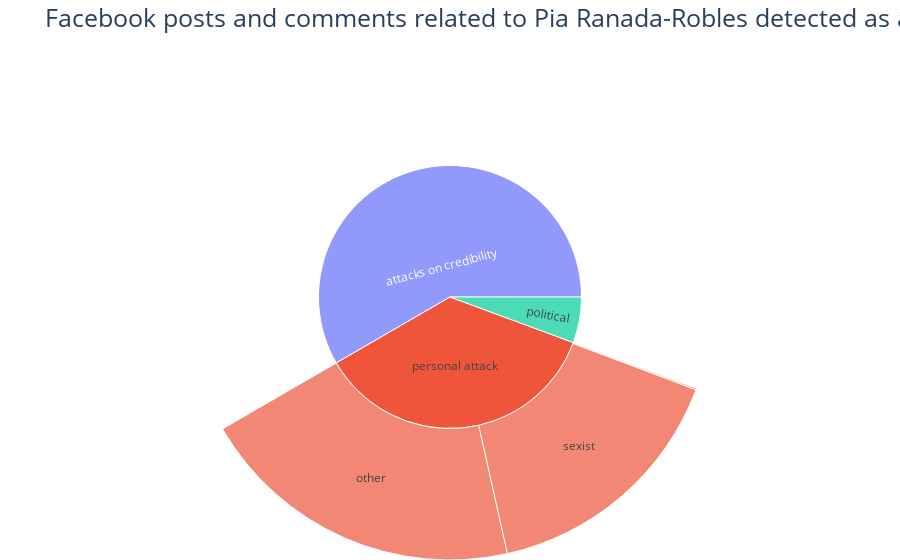

The code cell stored with this chart in its notebook:
### Code cell
labels =['attacks on credibility', 'political', 'personal attack']
sublabels = ['other','racist','sexist','homophobic']
both = labels + sublabels

fig =go.Figure(go.Sunburst(
    labels=both,
    parents=["", "", "", 'personal attack', 'personal attack', 'personal attack', 'personal attack'],
    values=values,
    branchvalues="total"
))
fig.update_layout(margin = dict(t=0, l=0, r=0, b=0))
fig.update_layout(
    title=dict(text="Facebook posts and comments related to Pia Ranada-Robles detected as abuse", font=dict(size=25), automargin=True, yref='paper')
)
fig.show()
fig.write_html("../html/pie_abuse_counts.html")

### Figure 1 — Plotly figure (JSON) as saved in the notebook; plotly's stock layout.template omitted (floating-point values rounded to 4 significant figures)
{"data": [{"branchvalues": "total", "labels": ["attacks on credibility", "political", "personal attack", "other", "racist", "sexist", "homophobic"], "parents": ["", "", "", "personal attack", "personal attack", "personal attack", "personal attack"], "type": "sunburst", "values": [3234, 312, 1995, 1116, 1, 873, 5]}], "layout": {"margin": {"b": 0, "l": 0, "r": 0, "t": 0}, "title": {"automargin": true, "font": {"size": 25}, "text": "Facebook posts and comments related to Pia Ranada-Robles detected as abuse", "yref": "paper"}}}
